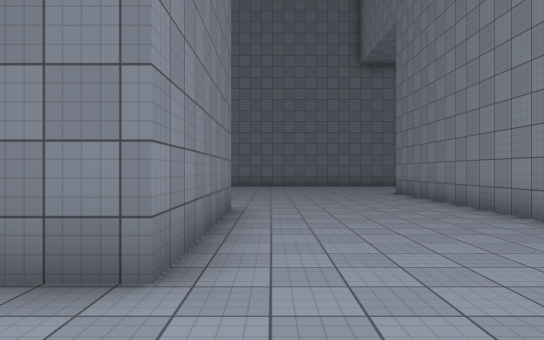
View 1 (above)

24 first-person views from a walk through a Unity game level. The camera is 1.5 m above the floor, looks level and sees 70° across. The floor is counted in squares, 2 m on a side. Each view is taken from the middle of a square. On the plan, view 1 faces up. The plan holds only what a view shows up to about 12 squares ahead; the rest is blank. The place goes on beyond the plan. The player is left out. Surface patterns are stand-ins for the level's own textures.

View 2
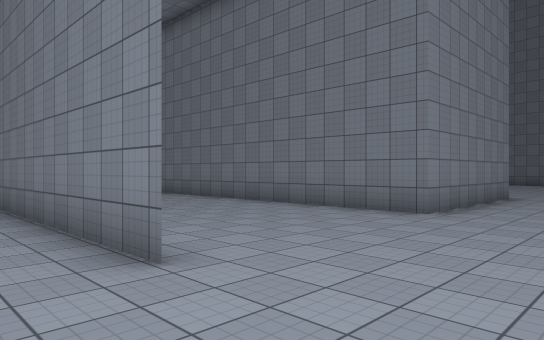

View 3
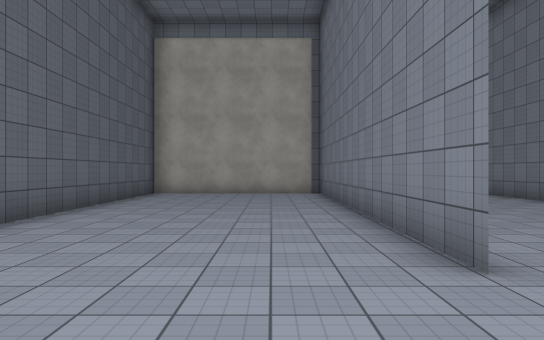

View 4
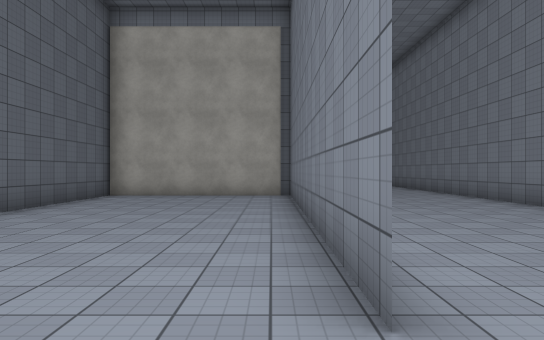

View 5
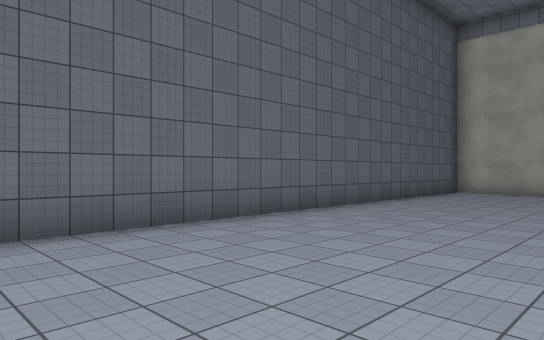

View 6
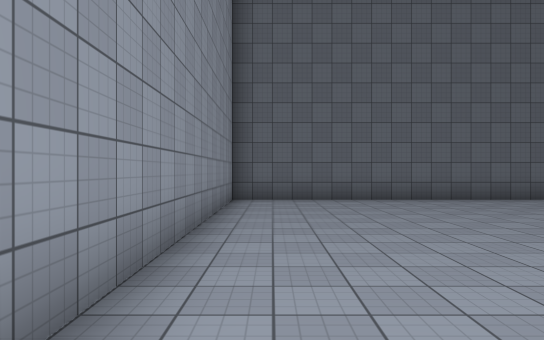

View 7
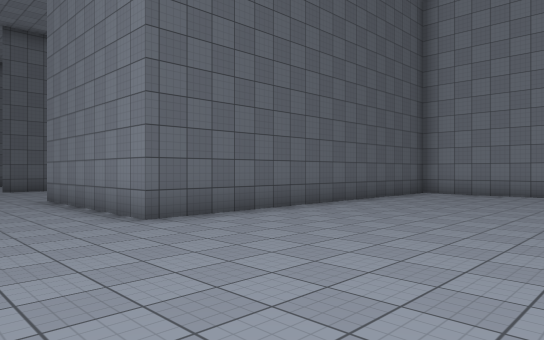

View 8
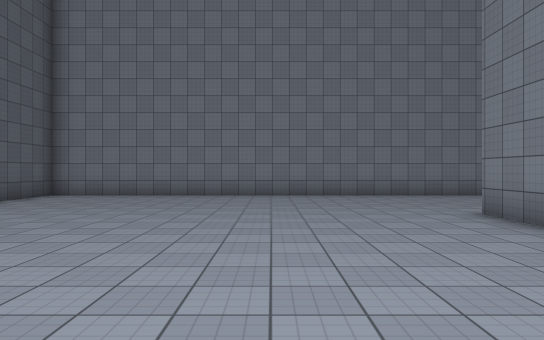

View 9
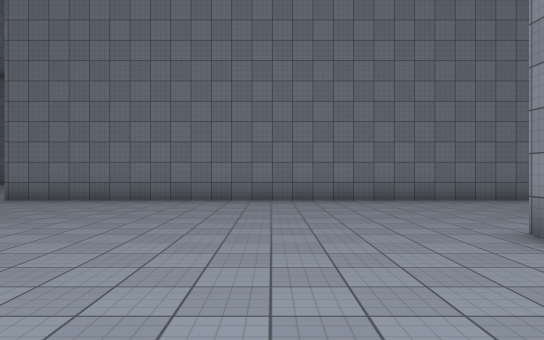

View 10
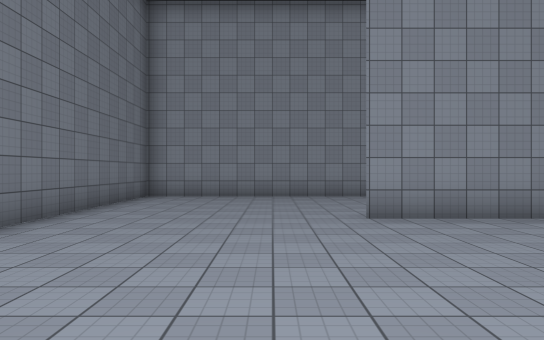

View 11
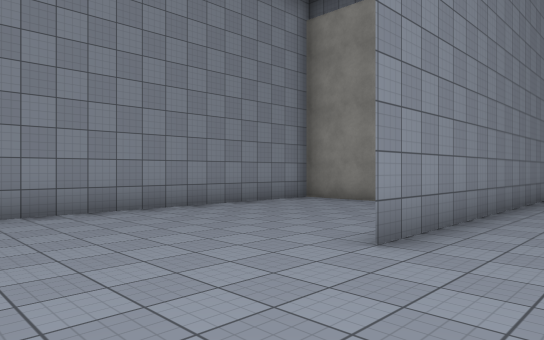

View 12
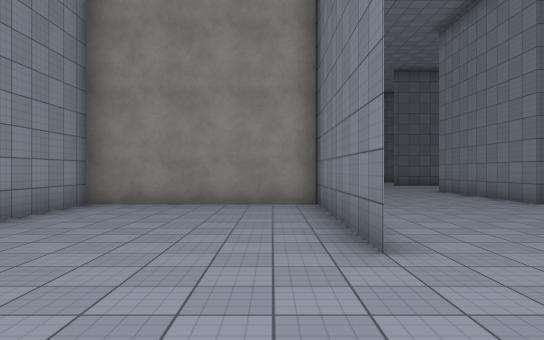

View 13
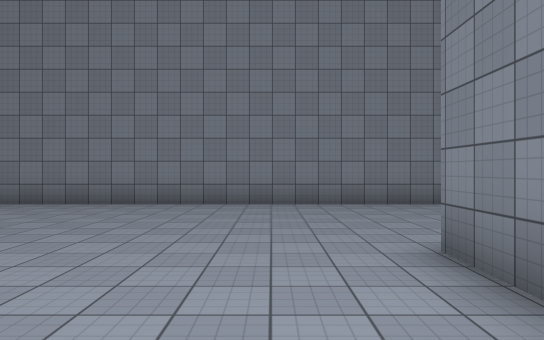

View 14
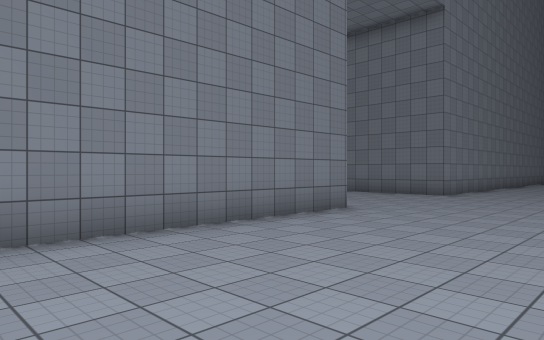

View 15
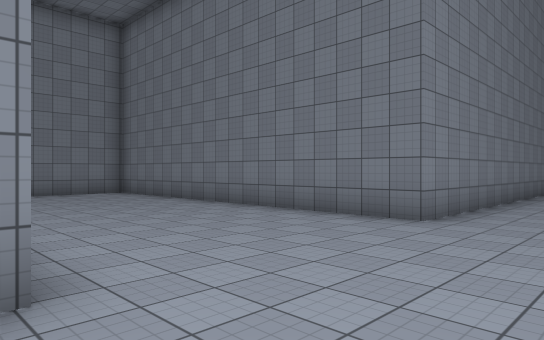

View 16
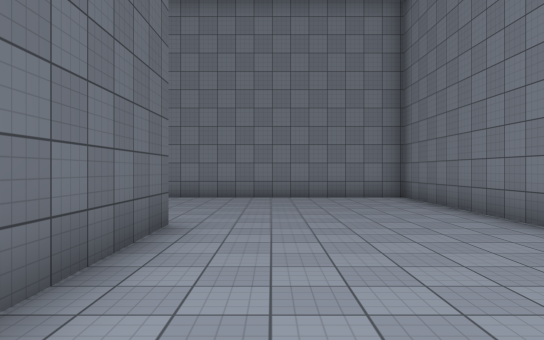

View 17
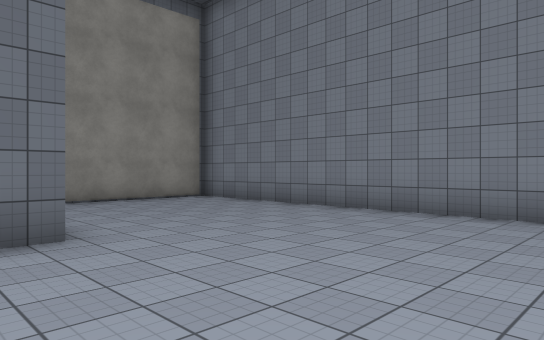

View 18
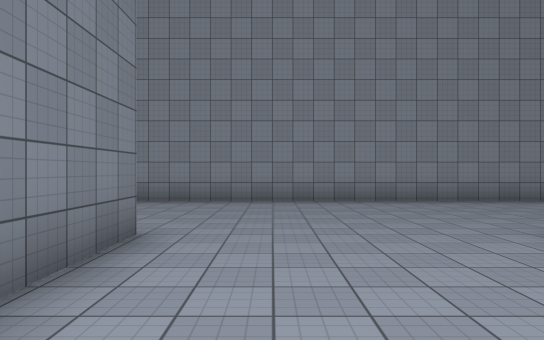

View 19
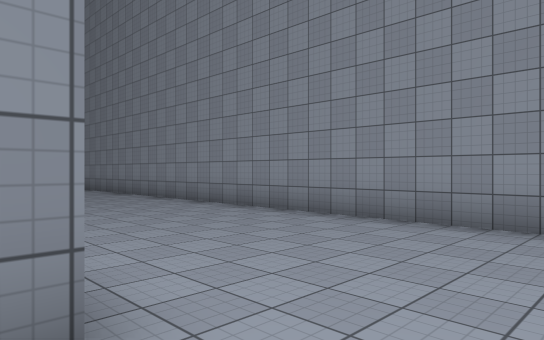

View 20
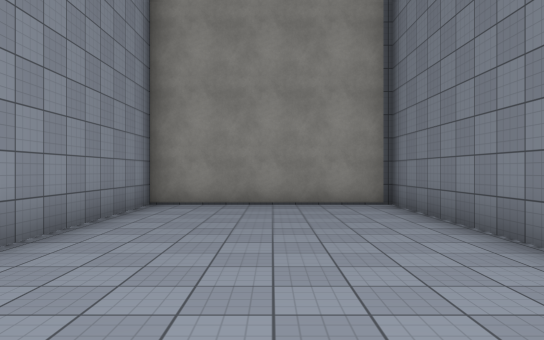

View 21
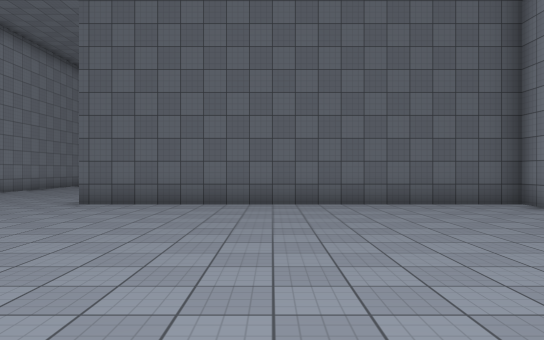

View 22
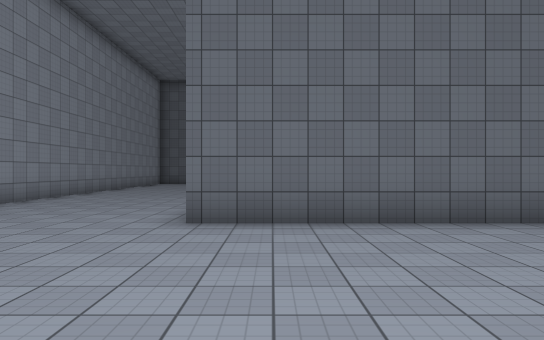

View 23
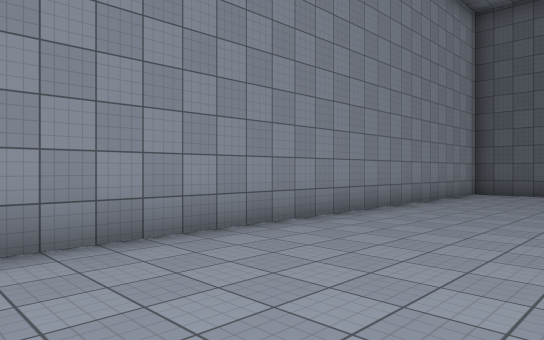

View 24
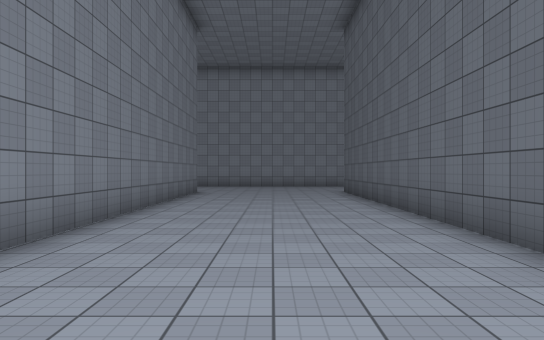

### Floor plan
Points are (right, up) in squares from view 1. A wall is a line through its corners. A room is listed if a view was taken in it or the views show most of it. See-through windows are left out.
Room 1 (views 1, 2, 3, 4, 5, 6, 7, 8, 9, 10, 11, 12, 13, 14, 15, 16, 17, 18, 19, 20, 21, 22, 23, 24)
walls: (-5.6, 19.4) (-5.6, 35.5); (-10.5, -2.5) (-2.1, -2.5); (-10.4, 22.6) (-10.4, 7.5) (-0.8, 7.5) (-0.8, 2.5) (-11, 2.5); (-0.8, -2.4) (-10.4, -2.4) (-10.4, -7.8) (4, -7.8) (4, 12.6) (4, 7.5) (9, 7.5) (9, 17.6) (-5.6, 17.6); (-15.4, 22.6) (-12, 22.6); (-10.4, 35.5) (-10.4, 27.6) (-20.6, 27.6) (-20.6, 17.7) (-15.4, 17.7) (-15.4, 22.2)

Positions as (right, up) in squares from view 1, and headings:
1: (0, 0), facing up
2: (2, -4), facing up-left
3: (2, -4), facing left
4: (1, -3), facing left
5: (3, -3), facing down-left
6: (3, 2), facing down
7: (2, 13), facing down-left
8: (1, 14), facing left
9: (1, 8), facing up
10: (-2, 14), facing right
11: (2, 16), facing down-right
12: (5, 16), facing down
13: (-2, 16), facing left
14: (-6, 16), facing up-left
15: (-8, 22), facing up-left
16: (-10, 24), facing left
17: (-14, 27), facing down-left
18: (-15, 26), facing right
19: (-11, 26), facing up-right
20: (-18, 26), facing down
21: (-5, 16), facing down
22: (-2, 13), facing down
23: (0, 5), facing down-right
24: (-14, 0), facing right
